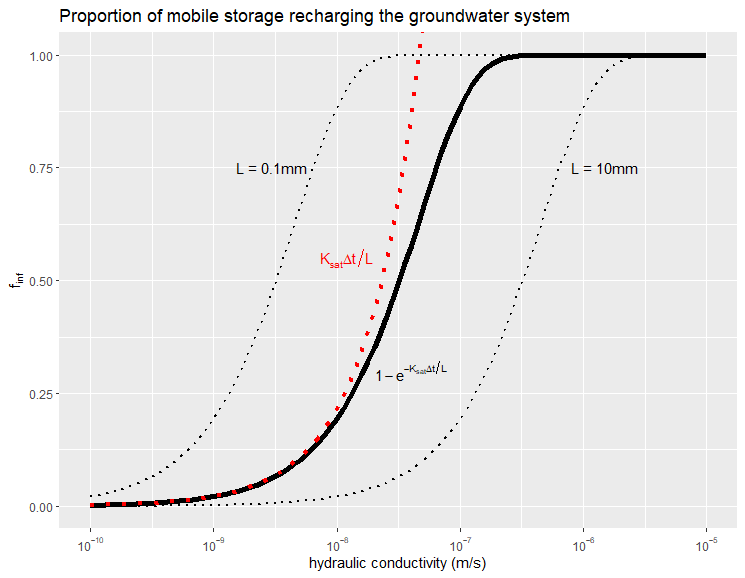

This figure's R source:

library(ggplot2)
library(scales)

l = 0.001
# dt = 86400/4
dt = 86400

fun <- function(x) 1-exp(-x*dt/l)
fun.d10 <- function(x) 1-exp(-x*dt/l/10)
fun.t10 <- function(x) 1-exp(-x*dt/l*10)
fun.k <- function(x) x*dt/l

ggplot(data.frame(x = 0),aes(x=x)) + # dummy dataframe
  stat_function(fun = fun.d10, linewidth=1, linetype='dotted') +
  stat_function(fun = fun.t10, linewidth=1, linetype='dotted') +
  stat_function(fun = fun, linewidth=2) +
  stat_function(fun = fun.k, linewidth=1.5, color='red', linetype='dotted') +
  scale_x_log10(limits = c(1e-10,1e-5), labels = label_log(), breaks = breaks_log(6)) + 
  # ylim(0,1) +
  coord_cartesian(ylim = c(0,1)) +
  # # 6-hourly
  # annotate("text", x = .4e-7, y = 0.3, parse = TRUE,
  #          label = "1 - e ^ {-K[sat]*Delta*t / L}") +
  # annotate("text", x = 1.2e-8, y = 0.55, parse = TRUE,
  #          label = "K[sat]*Delta*t / L", color='red') +
  # annotate("text", x = 3e-9, y = 0.75, label = "L = 0.1mm") +
  # annotate("text", x = 1.5e-6, y = 0.75, label = "L = 10mm") +  
  
  # Daily
  annotate("text", x = .1e-7, y = 0.3, parse = TRUE,
           label = "1 - e ^ {-K[sat]*Delta*t / L}") +
  annotate("text", x = .3e-8, y = 0.55, parse = TRUE,
           label = "K[sat]*Delta*t / L", color='red') +
  annotate("text", x = .5e-9, y = 0.75, label = "L = 0.1mm") +
  annotate("text", x = .5e-6, y = 0.75, label = "L = 10mm") + 
  
  labs(title="Proportion of mobile storage recharging the groundwater system", x="hydraulic conductivity (m/s)",y=expression(f["inf"]))

ggsave('modelling/fig/rdrr-sma-recharge.png', width=8, height=4)
